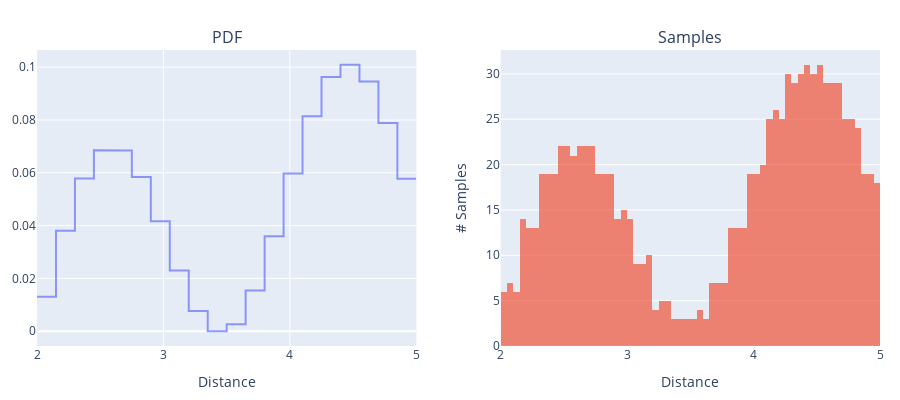

Notebook source saved alongside this figure:
### Code cell
# COLLAPSED
import torch
from nerfstudio.cameras.rays import RayBundle
from nerfstudio.model_components import ray_samplerss
import plotly.graph_objects as go
from plotly.subplots import make_subplots

num_coarse_samples = 20
num_samples = 1000
near = 2
far = 5
train_stratified = False

fig = make_subplots(
    rows=1,
    cols=2,
    subplot_titles=("PDF", "Samples"),
)

uniform_sampler = ray_samplerss.UniformSampler(num_samples=num_coarse_samples, train_stratified=train_stratified)
pdf_sampler = ray_samplerss.PDFSampler(num_samples=num_samples, train_stratified=train_stratified, include_original=False)

ray_bundle = RayBundle(
    origins=torch.ones([1, 3]),
    directions=torch.ones([1, 3]),
    pixel_area=torch.ones([1, 1]),
    nears=torch.ones([1, 1]) * near,
    fars=torch.ones([1, 1]) * far,
)

coarse_ray_samples = uniform_sampler(ray_bundle)

# Generate arbitrary PDF
weights = torch.ones(num_coarse_samples)
weights += torch.sin(torch.linspace(0, 3 * torch.pi, num_coarse_samples))
weights += torch.sin(torch.linspace(0, 0.5 * torch.pi, num_coarse_samples))
weights -= torch.min(weights)
weights /= torch.sum(weights)

samples = pdf_sampler.generate_ray_samples(ray_bundle, coarse_ray_samples, weights[None, :, None], num_samples)

# Plotting stuff
x = torch.ones((num_coarse_samples * 2))
x[::2] = coarse_ray_samples.frustums.starts[0, :, 0]
x[1::2] = coarse_ray_samples.frustums.ends[0, :, 0]

y = torch.ones((num_coarse_samples * 2))
y[::2] = weights
y[1::2] = weights

pdf_trace = go.Scatter(x=x, y=y)
fig.append_trace(pdf_trace, 1, 1)

samples_trace = go.Histogram(x=samples.frustums.starts[0, :, 0], nbinsx=100)
fig.append_trace(samples_trace, 1, 2)

fig.update_yaxes(title_text="# Samples", row=1, col=2)
fig.update_xaxes(title_text="Distance", row=1, col=1)
fig.update_xaxes(title_text="Distance", row=1, col=2)

# Overlay both histograms
fig.update_layout(height=400, hovermode=False, showlegend=False, margin=dict(l=20, r=20, t=50, b=20))
fig.update_traces(opacity=0.7)
fig.show()

### Figure 1 — Plotly figure (JSON) as saved in the notebook; plotly's stock layout.template omitted (floating-point values rounded to 4 significant figures; data arrays with more than 128 entries replaced by an {"elided": "..."} marker saying what was removed)
{"data": [{"opacity": 0.7, "type": "scatter", "x": [2, 2.15, 2.15, 2.3, 2.3, 2.45, 2.45, 2.6, 2.6, 2.75, 2.75, 2.9, 2.9, 3.05, 3.05, 3.2, 3.2, 3.35, 3.35, 3.5, 3.5, 3.65, 3.65, 3.8, 3.8, 3.95, 3.95, 4.1, 4.1, 4.25, 4.25, 4.4, 4.4, 4.55, 4.55, 4.7, 4.7, 4.85, 4.85, 5], "xaxis": "x", "y": [0.01305, 0.01305, 0.03801, 0.03801, 0.05781, 0.05781, 0.06855, 0.06855, 0.06848, 0.06848, 0.05845, 0.05845, 0.04167, 0.04167, 0.02298, 0.02298, 0.007623, 0.007623, 0, 0, 0.002611, 0.002611, 0.01544, 0.01544, 0.03595, 0.03595, 0.0597, 0.0597, 0.08142, 0.08142, 0.09623, 0.09623, 0.1009, 0.1009, 0.09453, 0.09453, 0.07885, 0.07885, 0.05773, 0.05773], "yaxis": "y"}, {"nbinsx": 100, "opacity": 0.7, "type": "histogram", "x": {"elided": "1000 float values"}, "xaxis": "x2", "yaxis": "y2"}], "layout": {"annotations": [{"font": {"size": 16}, "showarrow": false, "text": "PDF", "x": 0.225, "xanchor": "center", "xref": "paper", "y": 1, "yanchor": "bottom", "yref": "paper"}, {"font": {"size": 16}, "showarrow": false, "text": "Samples", "x": 0.775, "xanchor": "center", "xref": "paper", "y": 1, "yanchor": "bottom", "yref": "paper"}], "height": 400, "hovermode": false, "margin": {"b": 20, "l": 20, "r": 20, "t": 50}, "showlegend": false, "xaxis": {"anchor": "y", "domain": [0, 0.45], "title": {"text": "Distance"}}, "xaxis2": {"anchor": "y2", "domain": [0.55, 1], "title": {"text": "Distance"}}, "yaxis": {"anchor": "x", "domain": [0, 1]}, "yaxis2": {"anchor": "x2", "domain": [0, 1], "title": {"text": "# Samples"}}}}
